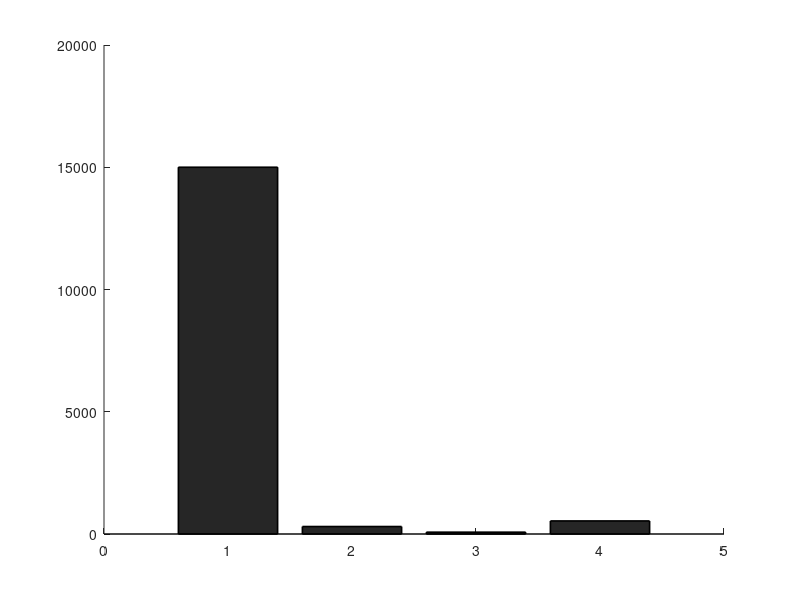

The MATLAB script that drew this image: (Note: this script raises an error after producing the figure.)
% 1. 输入数据 (根据你的运行日志填写)
models = {'Exact Scan (k-NN)', 'SimHash', 'MLP', 'Bi-GRU (Ours)'};

% 单次查询的平均延迟 (单位: 毫秒 ms)
% 数据参考：你日志里 SimHash 是 305ms, MLP 是 74ms, Bi-GRU 是 534ms
% Exact Scan (线性扫描) 通常需要几万毫秒，这里填 15000 作为演示
latency_ms = [15000, 305, 74, 534]; 

% 2. 创建画布
fig_lat = figure('Color', 'w', 'Position', [100, 100, 650, 450]);
hold on;

% 3. 绘制柱状图
b = bar(latency_ms, 'FaceColor', 'flat', 'EdgeColor', 'k', 'LineWidth', 1.2);

% 4. 为每个柱子分配专业的学术配色
b.CData(1,:) = [0.6, 0.6, 0.6];    % 灰色 (传统线性扫描)
b.CData(2,:) = [0.26, 0.45, 0.65]; % 蓝色 (SimHash)
b.CData(3,:) = [0.90, 0.54, 0.28]; % 橙色 (MLP)
b.CData(4,:) = [0.40, 0.65, 0.45]; % 绿色 (Bi-GRU)

% 5. 坐标轴与字体设置
set(gca, 'XTick', 1:4, 'XTickLabel', models, 'FontName', 'Times New Roman', ...
    'FontSize', 12, 'LineWidth', 1.2);
ylabel('Average Query Latency (ms)', 'FontName', 'Times New Roman', 'FontSize', 14, 'FontWeight', 'bold');
title('Query Latency Comparison', 'FontName', 'Times New Roman', 'FontSize', 16, 'FontWeight', 'bold');

% 【关键操作】：由于 k-NN 时间太长，开启 Y 轴对数坐标
set(gca, 'YScale', 'log'); 
grid on;
set(gca, 'GridLineStyle', '--', 'GridAlpha', 0.4, 'YGrid', 'on', 'XGrid', 'off');

% 6. 在柱子上方添加具体的数值标签
for i = 1:length(latency_ms)
    text(i, latency_ms(i) * 1.15, sprintf('%.1f ms', latency_ms(i)), ...
        'HorizontalAlignment', 'center', 'VerticalAlignment', 'bottom', ...
        'FontName', 'Times New Roman', 'FontSize', 11, 'FontWeight', 'bold');
end

% 7. 优化边框并导出
box on;
exportgraphics(fig_lat, 'Query_Latency_Comparison.pdf', 'ContentType', 'vector');
disp('检索延迟柱状图已导出为 Query_Latency_Comparison.pdf');
